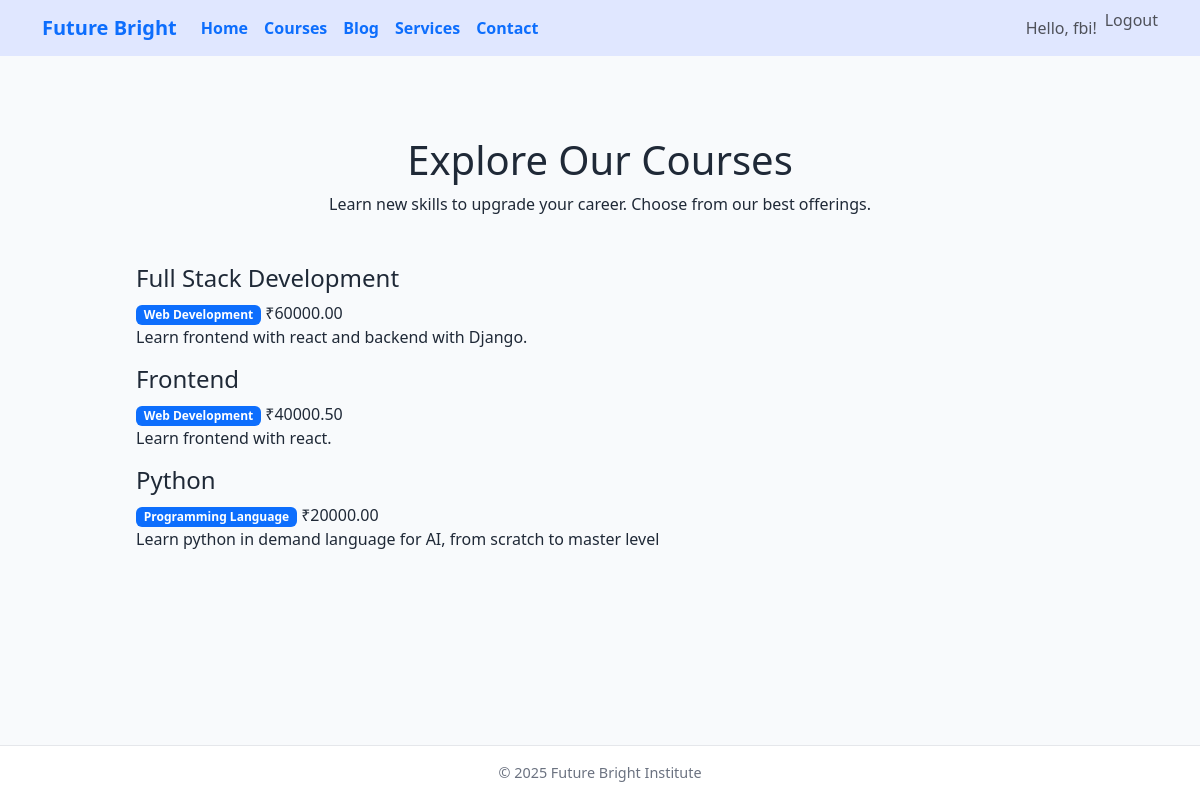
The app's page /courses/ (signed in) with its own data.
### courses/models.py (models this page shows, shortened)
class Course(models.Model):
    title = models.CharField(max_length=100)
    description = models.TextField()
    price = models.DecimalField(max_digits=8, decimal_places=2)
    category = models.CharField(max_length=50)

### courses/views.py (the view)
# urls.py: path("", course_list, name="course_list"),
def course_list(request):
    courses = Course.objects.all()
    return render(request, 'courses/course_list.html', {'courses': courses})

### courses/templates/courses/course_list.html (shortened to what this page needs)
{% extends "base.html" %}
{% load static %}
{% block content %}
  <section class="text-center my-5">
    <h1 class="course-heading">Explore Our Courses</h1>
    <p class="course-subheading">Learn new skills to upgrade your career. Choose from our best offerings.</p>
  </section>
  <div class="course-container">
    {% for course in courses %}
      <div class="course-card">
        <h4 class="course-title">{{ course.title }}</h4>
        <div class="course-meta">
          <span class="badge bg-primary">{{ course.category }}</span>
          <span class="price">₹{{ course.price }}</span>
        </div>
        <p class="course-description">{{ course.description }}</p>
      </div>
    {% empty %}
      <p class="text-center text-muted">No courses available at the moment.</p>
    {% endfor %}
  </div>
{% endblock %}

### templates/base.html (shortened to what this page needs)
<!DOCTYPE html>
<html lang="en">
<head>
  <link href="https://cdn.jsdelivr.net/npm/bootstrap@5.3.3/dist/css/bootstrap.min.css" rel="stylesheet" />
</head>
<body>
  <nav class="navbar navbar-expand-lg navbar-light" style="background-color: #e0e7ff;">
    <div class="container">
      <a class="navbar-brand text-primary fw-bold" href="{% url 'home' %}">Future Bright</a>
      <div class="collapse navbar-collapse" id="navbarSupportedContent">
        <ul class="navbar-nav me-auto mb-2 mb-lg-0">
          <li class="nav-item">
            <a class="nav-link text-primary fw-semibold" href="{% url 'home' %}">Home</a>
          </li>
          <li class="nav-item">
            <a class="nav-link text-primary fw-semibold" href="/courses/">Courses</a>
          </li>
          <li class="nav-item">
            <a class="nav-link text-primary fw-semibold" href="/blog/">Blog</a>
          </li>
            <li class="nav-item">
              <a class="nav-link text-primary fw-semibold" href="/service/">Services</a>
          </li>
          <li class="nav-item">
            <a class="nav-link text-primary fw-semibold" href="/contact/">Contact</a>
          </li>
        </ul>
        <ul class="navbar-nav ms-auto mb-2 mb-lg-0">
          {% if user.is_authenticated %}
            <li class="nav-item">
              <span class="nav-link">Hello, {{ user.username }}!</span>
            </li>
            <li class="nav-item">
              <form method="post" action="{% url 'logout' %}" style="display: inline;">
                <button type="submit" class="btn btn-link nav-link" style="padding: 0; border: none; background: none;">
                  Logout
                </button>
              </form>
            </li>
          {% endif %}
        </ul>
      </div>
    </div>
  </nav>
  <main>
    {% block content %}{% endblock %}
  </main>
  <footer>
    &copy; 2025 Future Bright Institute
  </footer>
</body>
</html>

### templates/base.html (style rules this page uses)
html, body { height: 100%; margin: 0; padding: 0; font-family: 'Segoe UI', Tahoma, Geneva, Verdana, sans-serif; background-color: #f8fafc; color: #1f2937; display: flex; flex-direction: column; min-height: 100vh; }
body { display: flex; flex-direction: column; }
main { flex: 1 0 auto; max-width: 960px; margin: 2rem auto; padding: 0 1rem; width: 100%; }
footer { flex-shrink: 0; text-align: center; padding: 1rem 0; font-size: 0.9rem; color: #6b7280; border-top: 1px solid #e5e7eb; margin-top: auto; background: white; width: 100%; }

### records on screen
Course: title "Full Stack Development", category "Web Development", price "60000.00", description "Learn frontend with react and backend with Django."
Course: title "Frontend", category "Web Development", price "40000.50", description "Learn frontend with react."
Course: title "Python", category "Programming Language", price "20000.00", description "Learn python in demand language for AI, from scratch to master level"

### other values on screen
{{ user.username }} "fbi"
